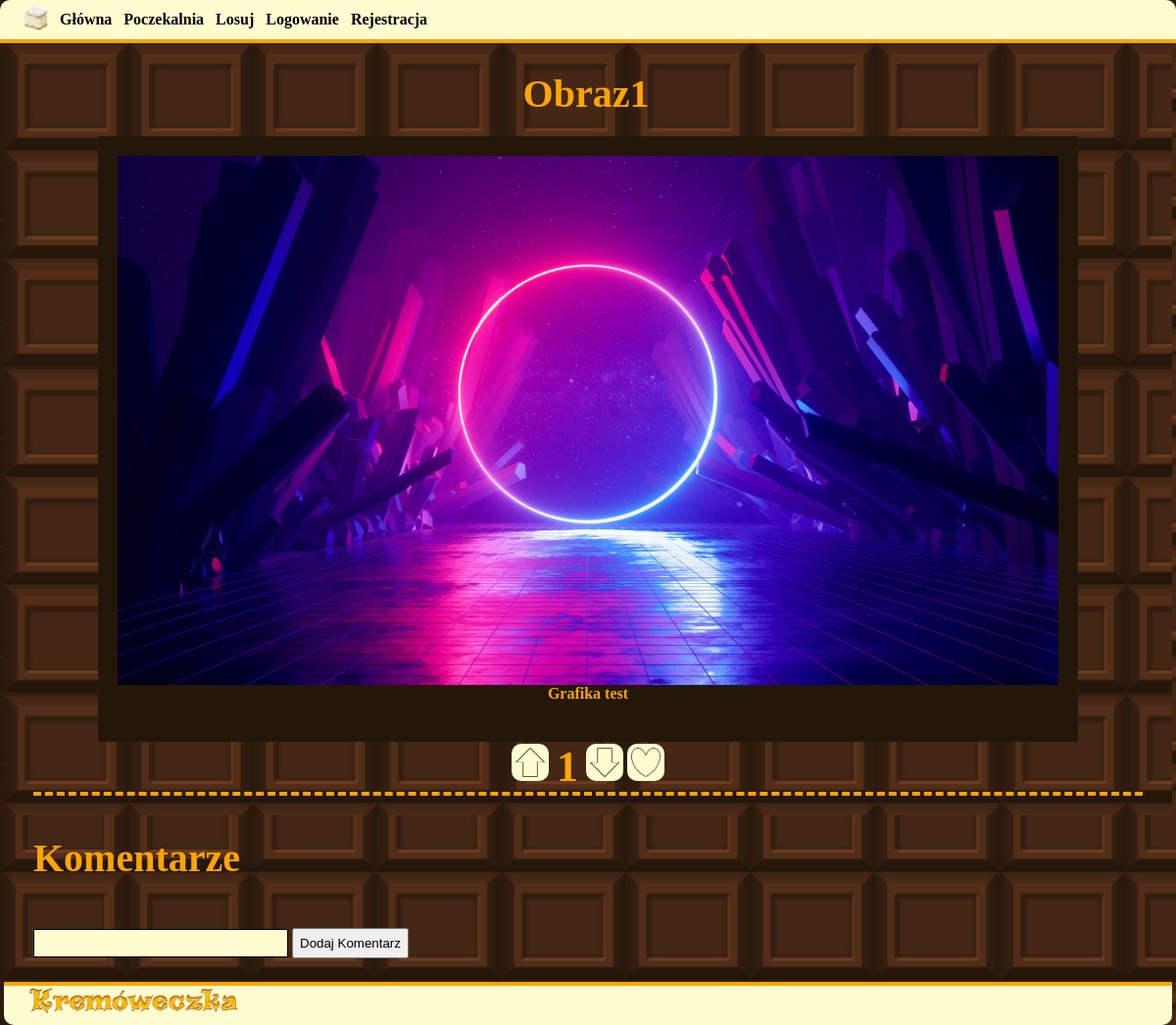
/index.php?action=random&id=28, run on the app's committed database.
### tables this page shows
CREATE TABLE `photos` (
  `IDpost` int(11) UNSIGNED NOT NULL,
  `IDphoto` int(11) UNSIGNED NOT NULL,
  `ext` varchar(4) NOT NULL,
  `description` text NOT NULL
);

CREATE TABLE `posts` (
  `IDpost` int(11) UNSIGNED NOT NULL,
  `title` text NOT NULL,
  `points` int(11) NOT NULL DEFAULT 0,
  `valid` tinyint(1) NOT NULL DEFAULT 0
);

### actions/random.php (called while the page is built, shortened)
<?php
    $stmt = $db->prepare('SELECT points FROM posts WHERE IDpost=:id');
    $stmt->bindValue(':id', $_GET['id']);
    $stmt->execute();
    $points=$stmt->fetch();
    $stmt = $db->prepare('SELECT posts.IDpost,title,IDphoto,ext,description,points FROM posts LEFT JOIN photos ON posts.IDpost=photos.IDpost WHERE posts.IDpost=:id');
    $stmt->bindValue(':id', $_GET['id']);
    $stmt->execute();
?>

### functions/library.php (called while the page is built, shortened)
<?php
function IconsURL($name)
{
return _ICON_PATH.DIRECTORY_SEPARATOR.$name.'.png';
}
function PostURL($row)
{
return _PHOTO_PATH.DIRECTORY_SEPARATOR.$row['IDphoto'].'.'.$row['ext'];
}
?>

### view/random.php (the view, shortened to what this page needs)
<!DOCTYPE html>
<html>
<head>
    <link rel="stylesheet" href="style.css" />
</head>
<body>
    <section>
        <?php if (isset($_GET['id'])) : ?>
            <?php if ($post = $stmt->fetch()) : ?>
                <h1 class="title"><?php echo $post['title'] ?></h1>
                <div class="list">
                    <?php
                    do {
                    ?>
                        <div class='element'>
                            <img class='img' src="<?php echo PostURL($post); ?>" alt="<?php echo $post['IDpost'] ?>" />
                            <figcaption class='figpost'><?php echo $post['description'] ?></figcaption>
                        </div>
                    <?php
                    } while ($post = $stmt->fetch());
                    ?>
                <?php else : ?>
                    <?php redirect('home'); ?>
                <?php endif; ?>
            <?php else : ?>
                <?php redirect('pageNotFound'); ?>
            <?php endif; ?>
                </div>
                <div class="control">
                    <?php if (isset($vote)) : ?>
                        <?php if ($vote) : ?>
                            <?php if ($vote['vote']) : ?>
                                <img width="30" height="30" class="icons" onclick="onClick(event)" id="upvote.OFF" src="<?php echo IconsURL('UpVoteON') ?>" />
                                <div class="points"><?php echo $points['0']; ?></div>
                                <img width="30" height="30" class="icons" id="downvote.ON" src="<?php echo IconsURL('DownVoteOFF') ?>" />
                            <?php else : ?>
                                <img width="30" height="30" class="icons" id="upvote.ON" src="<?php echo IconsURL('UpVoteOFF') ?>" />
                                <div class="points"><?php echo $points['0']; ?></div>
                                <img width="30" height="30" class="icons" onclick="onClick(event)" id="downvote.OFF" src="<?php echo IconsURL('DownVoteON') ?>" />
                            <?php endif; ?>
                        <?php else : ?>
                            <img width="30" height="30" class="icons" onclick="onClick(event)" id="upvote.ON" src="<?php echo IconsURL('UpVoteOFF') ?>" />
                            <div class="points"><?php echo $points['0']; ?></div>
                            <img width="30" height="30" class="icons" onclick="onClick(event)" id="downvote.ON" src="<?php echo IconsURL('DownVoteOFF') ?>" />
                        <?php endif; ?>
                    <?php else : ?>
                        <img width="30" height="30" class="icons" id="upvote.ON" src="<?php echo IconsURL('UpVoteOFF') ?>" />
                        <div class="points"><?php echo $points['0']; ?></div>
                        <img width="30" height="30" class="icons" id="downvote.ON" src="<?php echo IconsURL('DownVoteOFF') ?>" />
                    <?php endif; ?>
                    <?php if (isset($favorite)) : ?>
                        <?php if ($favorite) : ?>
                            <img width="30" height="30" class="icons" onclick="onClick(event)" id="favorite.OFF" src="<?php echo IconsURL('FavoriteON') ?>" />
                        <?php else : ?>
                            <img width="30" height="30" class="icons" onclick="onClick(event)" id="favorite.ON" src="<?php echo IconsURL('FavoriteOFF') ?>" />
                        <?php endif ?>
                    <?php else : ?>
                        <img width="30" height="30" class="icons" id="favorite.ON" src="<?php echo IconsURL('FavoriteOFF') ?>" />
                    <?php endif; ?>
                </div>
                <div class="comments">
                    <div class="addcomment">
                        <p style="font-size:40px;">Komentarze</p>
                        <form onsubmit="onAddComment(event)" id="FormComment" name="form">
                            <input type="text" name="comment" value="">
                            <input type=submit class="addcomment" value="Dodaj Komentarz" name="comment" id="Comment">
                        </form>
                    </div>
                                </div>
    </section>
</body>
</html>

### style.css (style rules this page uses)
html,body { background-image: url("choco.png"); background-repeat: repeat; height: calc(100% - 10px); margin: 2px; min-height: 630px; min-width: 720px; }
section { margin-top: 40px; min-height: 95%; font-weight: bold; color: orange; }
h1 { margin: 0px; margin-bottom: 30px; font-size: 40px; position: relative; top: 20px; left: 30px; }
h1.title { position: relative; text-align:center; margin-right: 64px; min-width: 40%; margin-bottom: 10px; font-size: 40px; padding: 10px; }
form { width: 600px; }
input[type="text"],[type="password"],[type="file"],[type="email"] { border: 1px solid; font-weight: bold; background-color:#FFFDD0; color: black; padding: 6px; width: 260px; box-sizing: border-box; }
.addcomment { display: inline; margin-left: 100px; }
input[type="submit"] { margin: 0; margin-top: 8px; margin-bottom: 8px; padding: 6px; }
.img { display: block; margin-left: auto; margin-right: auto; text-align: center; max-width: 80vw; max-height: 80vh; }
.figpost { margin-left: auto; margin-right: auto; margin-bottom: 20px; text-align: center; }
.list { text-align: center; }
.element { position: relative; display: inline-block; min-width: 40%; height: auto; margin-left: auto; margin-right: auto; background-color: #231709; padding: 20px; margin-top: 20px; }
.icons { padding: 4px; border-radius: 10px; width: 30; height: 30; background-color: #FFFDD0; }
.comments { border-top: dashed orange 4px; border-top-width: 100%; margin-left: 30px; margin-right: 30px; }
.points { display: inline; font-family: Verdana; font-size: 44px; padding: 4px; }
.control { margin-left: auto; margin-right: auto; text-align: center; }

### data on the page
photos: IDpost.title "Obraz1", description "Grafika test"
posts: points "1"
